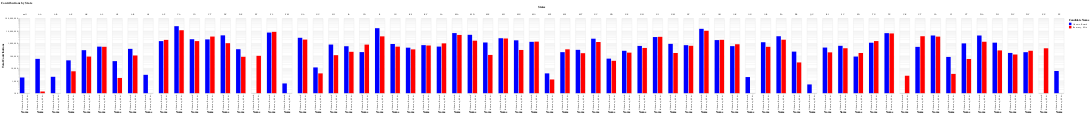

Notebook source saved alongside this figure:
### Markdown cell above
## Task 5.1 Grouped Bar Charts (7.5 points)

Let us start with something simple that should nevertheless make you try multiple ideas in Altair. We are going to create a grouped bar chart where we display the total amount of contributions obtained by Obama and Romney for each state. So there will be a "group" for Texas, one for California and so on. Within each group, there will be two bars - one for Obama and one for Romney. The y-axis will be the sum of the contribution amounts.

Here is the checklist of things that your chart should be able to handle.

1. Think carefully about the visual channels. Hint: you will need X, Y, Color and Column. Which attribute should be associated with which channel?
2. You should have to do an aggregation operation of sum for the contribution amount.
3. Your chart should have the title of "Contributions by State"
4. The X axis should have the title of "Name"
5. The Y axis should have the title of "Total Contributions"
6. The Y axis should use log scale.
7. The legend should have the title "Candidate Names"
8. The bars should use blue for Obama and red for Romney.
9. The column field should have a title of "State"

Hint: Even though this looks too complicated, the code will be less than 8-10 lines. 

You can see a sample plot below. Your plot should look something like or better than this. Pro tip: open it in a different viewer (e.g. browser) for seeing it in full glory.

![T5.1](resources/t51.svg)

### Code cell
"Write your code here"
group_by_states = fec_df[["contbr_st", "cand_nm", "contb_receipt_amt"]]

chart = alt.Chart(group_by_states).mark_bar().encode(
    x = alt.X("cand_nm:N", title = "Name"),
    y = alt.Y("sum(contb_receipt_amt)", 
              title = "Total Contributions", 
              scale=alt.Scale(type='log', domain = [100, 100000000])), 
    color = alt.Color("cand_nm:N", 
                      scale = alt.Scale(domain = ["Obama, Barack", "Romney, Mitt"],
                                         range=['blue', 'red']), title = "Candidate Name") , 
    column = alt.Column("contbr_st:N", title = "States")
).properties(title = "Contributions by State")
chart

### Figure 1 — Vega specification as saved in the notebook (floating-point values rounded to 4 significant figures)
{"$schema": "https://vega.github.io/schema/vega/v5.json", "data": [{"name": "source_0", "values": [{"cand_nm": "Romney, Mitt", "contbr_st": "AA", "sum_contb_receipt_amt": 135.0}, {"cand_nm": "Romney, Mitt", "contbr_st": "AE", "sum_contb_receipt_amt": 5680.0}, {"cand_nm": "Romney, Mitt", "contbr_st": "AK", "sum_contb_receipt_amt": 86200.0}, {"cand_nm": "Romney, Mitt", "contbr_st": "AL", "sum_contb_receipt_amt": 527300.0}, {"cand_nm": "Romney, Mitt", "contbr_st": "AP", "sum_contb_receipt_amt": 1655.0}, {"cand_nm": "Romney, Mitt", "contbr_st": "AR", "sum_contb_receipt_amt": 105600.0}, {"cand_nm": "Romney, Mitt", "contbr_st": "AZ", "sum_contb_receipt_amt": 1888000.0}, {"cand_nm": "Romney, Mitt", "contbr_st": "CA", "sum_contb_receipt_amt": 11240000.0}, {"cand_nm": "Romney, Mitt", "contbr_st": "CO", "sum_contb_receipt_amt": 1507000.0}, {"cand_nm": "Romney, Mitt", "contbr_st": "CT", "sum_contb_receipt_amt": 3499000.0}, {"cand_nm": "Romney, Mitt", "contbr_st": "DC", "sum_contb_receipt_amt": 1025000.0}, {"cand_nm": "Romney, Mitt", "contbr_st": "DE", "sum_contb_receipt_amt": 82710.0}, {"cand_nm": "Romney, Mitt", "contbr_st": "FF", "sum_contb_receipt_amt": 99030.0}, {"cand_nm": "Romney, Mitt", "contbr_st": "FL", "sum_contb_receipt_amt": 8338000.0}, {"cand_nm": "Romney, Mitt", "contbr_st": "GA", "sum_contb_receipt_amt": 1996000.0}, {"cand_nm": "Romney, Mitt", "contbr_st": "GU", "sum_contb_receipt_amt": 3850.0}, {"cand_nm": "Romney, Mitt", "contbr_st": "HI", "sum_contb_receipt_amt": 111800.0}, {"cand_nm": "Romney, Mitt", "contbr_st": "IA", "sum_contb_receipt_amt": 208500.0}, {"cand_nm": "Romney, Mitt", "contbr_st": "ID", "sum_contb_receipt_amt": 787200.0}, {"cand_nm": "Romney, Mitt", "contbr_st": "IL", "sum_contb_receipt_amt": 3629000.0}, {"cand_nm": "Romney, Mitt", "contbr_st": "IN", "sum_contb_receipt_amt": 542100.0}, {"cand_nm": "Romney, Mitt", "contbr_st": "KS", "sum_contb_receipt_amt": 326600.0}, {"cand_nm": "Romney, Mitt", "contbr_st": "KY", "sum_contb_receipt_amt": 666900.0}, {"cand_nm": "Romney, Mitt", "contbr_st": "LA", "sum_contb_receipt_amt": 991200.0}, {"cand_nm": "Romney, Mitt", "contbr_st": "MA", "sum_contb_receipt_amt": 4711000.0}, {"cand_nm": "Romney, Mitt", "contbr_st": "MD", "sum_contb_receipt_amt": 1634000.0}, {"cand_nm": "Romney, Mitt", "contbr_st": "ME", "sum_contb_receipt_amt": 117200.0}, {"cand_nm": "Romney, Mitt", "contbr_st": "MI", "sum_contb_receipt_amt": 2448000.0}, {"cand_nm": "Romney, Mitt", "contbr_st": "MN", "sum_contb_receipt_amt": 293700.0}, {"cand_nm": "Romney, Mitt", "contbr_st": "MO", "sum_contb_receipt_amt": 1371000.0}, {"cand_nm": "Romney, Mitt", "contbr_st": "MP", "sum_contb_receipt_amt": 1250.0}, {"cand_nm": "Romney, Mitt", "contbr_st": "MS", "sum_contb_receipt_amt": 330200.0}, {"cand_nm": "Romney, Mitt", "contbr_st": "MT", "sum_contb_receipt_amt": 161600.0}, {"cand_nm": "Romney, Mitt", "contbr_st": "NC", "sum_contb_receipt_amt": 1274000.0}, {"cand_nm": "Romney, Mitt", "contbr_st": "ND", "sum_contb_receipt_amt": 39390.0}, {"cand_nm": "Romney, Mitt", "contbr_st": "NE", "sum_contb_receipt_amt": 178600.0}, {"cand_nm": "Romney, Mitt", "contbr_st": "NH", "sum_contb_receipt_amt": 424800.0}, {"cand_nm": "Romney, Mitt", "contbr_st": "NJ", "sum_contb_receipt_amt": 3333000.0}, {"cand_nm": "Romney, Mitt", "contbr_st": "NM", "sum_contb_receipt_amt": 168000.0}, {"cand_nm": "Romney, Mitt", "contbr_st": "NV", "sum_contb_receipt_amt": 630000.0}, {"cand_nm": "Romney, Mitt", "contbr_st": "NY", "sum_contb_receipt_amt": 10180000.0}, {"cand_nm": "Romney, Mitt", "contbr_st": "OH", "sum_contb_receipt_amt": 1902000.0}, {"cand_nm": "Romney, Mitt", "contbr_st": "OK", "sum_contb_receipt_amt": 839500.0}, {"cand_nm": "Romney, Mitt", "contbr_st": "OR", "sum_contb_receipt_amt": 526200.0}, {"cand_nm": "Romney, Mitt", "contbr_st": "PA", "sum_contb_receipt_amt": 1942000.0}, {"cand_nm": "Romney, Mitt", "contbr_st": "PR", "sum_contb_receipt_amt": 29120.0}, {"cand_nm": "Romney, Mitt", "contbr_st": "RI", "sum_contb_receipt_amt": 187900.0}, {"cand_nm": "Romney, Mitt", "contbr_st": "SC", "sum_contb_receipt_amt": 402700.0}, {"cand_nm": "Romney, Mitt", "contbr_st": "SD", "sum_contb_receipt_amt": 166600.0}, {"cand_nm": "Romney, Mitt", "contbr_st": "TN", "sum_contb_receipt_amt": 1517000.0}, {"cand_nm": "Romney, Mitt", "contbr_st": "TX", "sum_contb_receipt_amt": 6222000.0}, {"cand_nm": "Romney, Mitt", "contbr_st": "UK", "sum_contb_receipt_amt": 2500.0}, {"cand_nm": "Romney, Mitt", "contbr_st": "UT", "sum_contb_receipt_amt": 3717000.0}, {"cand_nm": "Romney, Mitt", "contbr_st": "VA", "sum_contb_receipt_amt": 3466000.0}, {"cand_nm": "Romney, Mitt", "contbr_st": "VI", "sum_contb_receipt_amt": 3500.0}, {"cand_nm": "Romney, Mitt", "contbr_st": "VT", "sum_contb_receipt_amt": 55230.0}, {"cand_nm": "Romney, Mitt", "contbr_st": "WA", "sum_contb_receipt_amt": 1342000.0}, {"cand_nm": "Romney, Mitt", "contbr_st": "WI", "sum_contb_receipt_amt": 270300.0}, {"cand_nm": "Romney, Mitt", "contbr_st": "WV", "sum_contb_receipt_amt": 126700.0}, {"cand_nm": "Romney, Mitt", "contbr_st": "WY", "sum_contb_receipt_amt": 252600.0}, {"cand_nm": "Romney, Mitt", "contbr_st": "XX", "sum_contb_receipt_amt": 400200.0}, {"cand_nm": "Obama, Barack", "contbr_st": "AA", "sum_contb_receipt_amt": 56400.0}, {"cand_nm": "Obama, Barack", "contbr_st": "AB", "sum_contb_receipt_amt": 2048.0}, {"cand_nm": "Obama, Barack", "contbr_st": "AE", "sum_contb_receipt_amt": 42970.0}, {"cand_nm": "Obama, Barack", "contbr_st": "AK", "sum_contb_receipt_amt": 281800.0}, {"cand_nm": "Obama, Barack", "contbr_st": "AL", "sum_contb_receipt_amt": 543100.0}, {"cand_nm": "Obama, Barack", "contbr_st": "AP", "sum_contb_receipt_amt": 37130.0}, {"cand_nm": "Obama, Barack", "contbr_st": "AR", "sum_contb_receipt_amt": 359200.0}, {"cand_nm": "Obama, Barack", "contbr_st": "AS", "sum_contb_receipt_amt": 2955.0}, {"cand_nm": "Obama, Barack", "contbr_st": "AZ", "sum_contb_receipt_amt": 1506000.0}, {"cand_nm": "Obama, Barack", "contbr_st": "CA", "sum_contb_receipt_amt": 23820000.0}, {"cand_nm": "Obama, Barack", "contbr_st": "CO", "sum_contb_receipt_amt": 2132000.0}, {"cand_nm": "Obama, Barack", "contbr_st": "CT", "sum_contb_receipt_amt": 2068000.0}, {"cand_nm": "Obama, Barack", "contbr_st": "DC", "sum_contb_receipt_amt": 4374000.0}, {"cand_nm": "Obama, Barack", "contbr_st": "DE", "sum_contb_receipt_amt": 336700.0}, {"cand_nm": "Obama, Barack", "contbr_st": "FL", "sum_contb_receipt_amt": 7318000.0}, {"cand_nm": "Obama, Barack", "contbr_st": "FM", "sum_contb_receipt_amt": 600.0}, {"cand_nm": "Obama, Barack", "contbr_st": "GA", "sum_contb_receipt_amt": 2786000.0}, {"cand_nm": "Obama, Barack", "contbr_st": "GU", "sum_contb_receipt_amt": 11580.0}, {"cand_nm": "Obama, Barack", "contbr_st": "HI", "sum_contb_receipt_amt": 795200.0}, {"cand_nm": "Obama, Barack", "contbr_st": "IA", "sum_contb_receipt_amt": 584800.0}, {"cand_nm": "Obama, Barack", "contbr_st": "ID", "sum_contb_receipt_amt": 197500.0}, {"cand_nm": "Obama, Barack", "contbr_st": "IL", "sum_contb_receipt_amt": 16440000.0}, {"cand_nm": "Obama, Barack", "contbr_st": "IN", "sum_contb_receipt_amt": 883700.0}, {"cand_nm": "Obama, Barack", "contbr_st": "KS", "sum_contb_receipt_amt": 448000.0}, {"cand_nm": "Obama, Barack", "contbr_st": "KY", "sum_contb_receipt_amt": 715000.0}, {"cand_nm": "Obama, Barack", "contbr_st": "LA", "sum_contb_receipt_amt": 548000.0}, {"cand_nm": "Obama, Barack", "contbr_st": "MA", "sum_contb_receipt_amt": 6649000.0}, {"cand_nm": "Obama, Barack", "contbr_st": "MD", "sum_contb_receipt_amt": 4833000.0}, {"cand_nm": "Obama, Barack", "contbr_st": "ME", "sum_contb_receipt_amt": 1168000.0}, {"cand_nm": "Obama, Barack", "contbr_st": "MI", "sum_contb_receipt_amt": 2570000.0}, {"cand_nm": "Obama, Barack", "contbr_st": "MN", "sum_contb_receipt_amt": 1744000.0}, {"cand_nm": "Obama, Barack", "contbr_st": "MO", "sum_contb_receipt_amt": 1321000.0}, {"cand_nm": "Obama, Barack", "contbr_st": "MP", "sum_contb_receipt_amt": 3855.0}, {"cand_nm": "Obama, Barack", "contbr_st": "MS", "sum_contb_receipt_amt": 195200.0}, {"cand_nm": "Obama, Barack", "contbr_st": "MT", "sum_contb_receipt_amt": 300200.0}, {"cand_nm": "Obama, Barack", "contbr_st": null, "sum_contb_receipt_amt": 1800.0}, {"cand_nm": "Obama, Barack", "contbr_st": "NC", "sum_contb_receipt_amt": 2357000.0}, {"cand_nm": "Obama, Barack", "contbr_st": "ND", "sum_contb_receipt_amt": 59000.0}, {"cand_nm": "Obama, Barack", "contbr_st": "NE", "sum_contb_receipt_amt": 251300.0}, {"cand_nm": "Obama, Barack", "contbr_st": "NH", "sum_contb_receipt_amt": 617000.0}, {"cand_nm": "Obama, Barack", "contbr_st": "NJ", "sum_contb_receipt_amt": 3203000.0}, {"cand_nm": "Obama, Barack", "contbr_st": "NM", "sum_contb_receipt_amt": 906200.0}, {"cand_nm": "Obama, Barack", "contbr_st": "NV", "sum_contb_receipt_amt": 710700.0}, {"cand_nm": "Obama, Barack", "contbr_st": "NY", "sum_contb_receipt_amt": 14650000.0}, {"cand_nm": "Obama, Barack", "contbr_st": "OH", "sum_contb_receipt_amt": 1823000.0}, {"cand_nm": "Obama, Barack", "contbr_st": "OK", "sum_contb_receipt_amt": 594300.0}, {"cand_nm": "Obama, Barack", "contbr_st": "ON", "sum_contb_receipt_amt": 1955.0}, {"cand_nm": "Obama, Barack", "contbr_st": "OR", "sum_contb_receipt_amt": 1223000.0}, {"cand_nm": "Obama, Barack", "contbr_st": "PA", "sum_contb_receipt_amt": 3713000.0}, {"cand_nm": "Obama, Barack", "contbr_st": "PR", "sum_contb_receipt_amt": 216000.0}, {"cand_nm": "Obama, Barack", "contbr_st": "QU", "sum_contb_receipt_amt": 500.0}, {"cand_nm": "Obama, Barack", "contbr_st": "RI", "sum_contb_receipt_amt": 457400.0}, {"cand_nm": "Obama, Barack", "contbr_st": "SC", "sum_contb_receipt_amt": 630700.0}, {"cand_nm": "Obama, Barack", "contbr_st": "SD", "sum_contb_receipt_amt": 86530.0}, {"cand_nm": "Obama, Barack", "contbr_st": "TN", "sum_contb_receipt_amt": 1119000.0}, {"cand_nm": "Obama, Barack", "contbr_st": "TX", "sum_contb_receipt_amt": 6571000.0}, {"cand_nm": "Obama, Barack", "contbr_st": "UT", "sum_contb_receipt_amt": 519900.0}, {"cand_nm": "Obama, Barack", "contbr_st": "VA", "sum_contb_receipt_amt": 4260000.0}, {"cand_nm": "Obama, Barack", "contbr_st": "VI", "sum_contb_receipt_amt": 80710.0}, {"cand_nm": "Obama, Barack", "contbr_st": "VT", "sum_contb_receipt_amt": 986500.0}, {"cand_nm": "Obama, Barack", "contbr_st": "WA", "sum_contb_receipt_amt": 4251000.0}, {"cand_nm": "Obama, Barack", "contbr_st": "WI", "sum_contb_receipt_amt": 1130000.0}, {"cand_nm": "Obama, Barack", "contbr_st": "WV", "sum_contb_receipt_amt": 169200.0}, {"cand_nm": "Obama, Barack", "contbr_st": "WY", "sum_contb_receipt_amt": 194000.0}, {"cand_nm": "Obama, Barack", "contbr_st": "ZZ", "sum_contb_receipt_amt": 5963.0}]}, {"name": "column_domain", "values": [{"contbr_st": "AA", "count": 2}, {"contbr_st": "AE", "count": 2}, {"contbr_st": "AK", "count": 2}, {"contbr_st": "AL", "count": 2}, {"contbr_st": "AP", "count": 2}, {"contbr_st": "AR", "count": 2}, {"contbr_st": "AZ", "count": 2}, {"contbr_st": "CA", "count": 2}, {"contbr_st": "CO", "count": 2}, {"contbr_st": "CT", "count": 2}, {"contbr_st": "DC", "count": 2}, {"contbr_st": "DE", "count": 2}, {"contbr_st": "FF", "count": 1}, {"contbr_st": "FL", "count": 2}, {"contbr_st": "GA", "count": 2}, {"contbr_st": "GU", "count": 2}, {"contbr_st": "HI", "count": 2}, {"contbr_st": "IA", "count": 2}, {"contbr_st": "ID", "count": 2}, {"contbr_st": "IL", "count": 2}, {"contbr_st": "IN", "count": 2}, {"contbr_st": "KS", "count": 2}, {"contbr_st": "KY", "count": 2}, {"contbr_st": "LA", "count": 2}, {"contbr_st": "MA", "count": 2}, {"contbr_st": "MD", "count": 2}, {"contbr_st": "ME", "count": 2}, {"contbr_st": "MI", "count": 2}, {"contbr_st": "MN", "count": 2}, {"contbr_st": "MO", "count": 2}, {"contbr_st": "MP", "count": 2}, {"contbr_st": "MS", "count": 2}, {"contbr_st": "MT", "count": 2}, {"contbr_st": "NC", "count": 2}, {"contbr_st": "ND", "count": 2}, {"contbr_st": "NE", "count": 2}, {"contbr_st": "NH", "count": 2}, {"contbr_st": "NJ", "count": 2}, {"contbr_st": "NM", "count": 2}, {"contbr_st": "NV", "count": 2}, {"contbr_st": "NY", "count": 2}, {"contbr_st": "OH", "count": 2}, {"contbr_st": "OK", "count": 2}, {"contbr_st": "OR", "count": 2}, {"contbr_st": "PA", "count": 2}, {"contbr_st": "PR", "count": 2}, {"contbr_st": "RI", "count": 2}, {"contbr_st": "SC", "count": 2}, {"contbr_st": "SD", "count": 2}, {"contbr_st": "TN", "count": 2}, {"contbr_st": "TX", "count": 2}, {"contbr_st": "UK", "count": 1}, {"contbr_st": "UT", "count": 2}, {"contbr_st": "VA", "count": 2}, {"contbr_st": "VI", "count": 2}, {"contbr_st": "VT", "count": 2}, {"contbr_st": "WA", "count": 2}, {"contbr_st": "WI", "count": 2}, {"contbr_st": "WV", "count": 2}, {"contbr_st": "WY", "count": 2}, {"contbr_st": "XX", "count": 1}, {"contbr_st": "AB", "count": 1}, {"contbr_st": "AS", "count": 1}, {"contbr_st": "FM", "count": 1}, {"contbr_st": null, "count": 1}, {"contbr_st": "ON", "count": 1}, {"contbr_st": "QU", "count": 1}, {"contbr_st": "ZZ", "count": 1}]}, {"name": "source_0_x_domain_cand_nm", "values": [{"cand_nm": "Romney, Mitt"}, {"cand_nm": "Obama, Barack"}]}], "signals": [{"name": "x_step", "value": 20}, {"name": "child_width", "update": "bandspace(domain('x').length, 0.1, 0.05) * x_step"}, {"name": "child_height", "value": 300}], "marks": [{"type": "group", "name": "column-title", "title": {"text": "States", "offset": 10, "style": "guide-title"}, "role": "column-title"}, {"type": "group", "name": "row_header", "encode": {"update": {"height": {"signal": "child_height"}}}, "axes": [{"scale": "y", "orient": "left", "labelOverlap": "greedy", "grid": false, "zindex": 0, "title": "Total Contributions"}], "role": "row-header"}, {"type": "group", "name": "column_header", "from": {"data": "column_domain"}, "sort": {"field": "datum[\"contbr_st\"]", "order": "ascending"}, "encode": {"update": {"width": {"signal": "child_width"}}}, "title": {"text": {"signal": "isValid(parent[\"contbr_st\"]) ? parent[\"contbr_st\"] : \"\"+parent[\"contbr_st\"]"}, "style": "guide-label", "offset": 10, "frame": "group"}, "role": "column-header"}, {"type": "group", "name": "column_footer", "from": {"data": "column_domain"}, "sort": {"field": "datum[\"contbr_st\"]", "order": "ascending"}, "encode": {"update": {"width": {"signal": "child_width"}}}, "axes": [{"scale": "x", "orient": "bottom", "labelAlign": "right", "grid": false, "labelAngle": 270, "title": "Name", "labelBaseline": "middle", "zindex": 0}], "role": "column-footer"}, {"type": "group", "name": "cell", "from": {"facet": {"data": "source_0", "name": "facet", "groupby": ["contbr_st"]}}, "sort": {"field": ["datum[\"contbr_st\"]"], "order": ["ascending"]}, "encode": {"update": {"width": {"signal": "child_width"}, "height": {"signal": "child_height"}}}, "marks": [{"type": "rect", "name": "child_marks", "from": {"data": "facet"}, "encode": {"update": {"width": {"signal": "max(0.25, bandwidth('x'))"}, "y": {"field": "sum_contb_receipt_amt", "scale": "y"}, "x": {"field": "cand_nm", "scale": "x"}, "y2": {"signal": "scale('y', domain('y')[0])"}, "fill": {"field": "cand_nm", "scale": "color"}}}, "style": ["bar"]}], "axes": [{"scale": "y", "grid": true, "labels": false, "ticks": false, "zindex": 0, "maxExtent": 0, "aria": false, "gridScale": "x", "orient": "left", "domain": false, "minExtent": 0}], "style": "cell"}], "scales": [{"name": "x", "type": "band", "domain": {"data": "source_0_x_domain_cand_nm", "field": "cand_nm", "sort": true}, "range": {"step": {"signal": "x_step"}}, "paddingInner": 0.1, "paddingOuter": 0.05}, {"name": "y", "type": "log", "domain": [100, 100000000], "range": [{"signal": "child_height"}, 0]}, {"name": "color", "type": "ordinal", "domain": ["Obama, Barack", "Romney, Mitt"], "range": ["blue", "red"]}], "title": {"text": "Contributions by State", "anchor": "start"}, "background": "white", "legends": [{"title": "Candidate Name", "fill": "color", "symbolType": "square"}], "padding": 5, "layout": {"padding": 20, "offset": {"columnTitle": 10}, "columns": {"signal": "length(data('column_domain'))"}, "bounds": "full", "align": "all"}}
